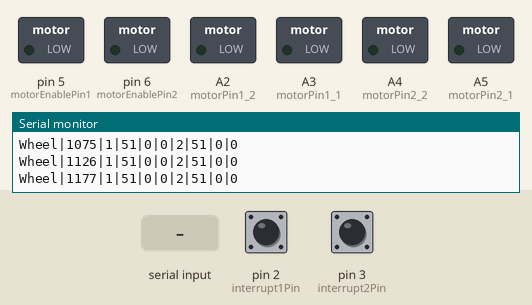
Simulated run of this sketch. Board: Arduino Uno, built with avr-gcc and run on an emulated ATmega328P. Parts: switched loads named in the sketch (green lamp = pin HIGH), the last lines printed to the serial monitor. Inputs (shaded band) come from the test bench; at power-on: pin 2 (interrupt1Pin) LOW, pin 3 (interrupt2Pin) LOW.

Above: at 1.2 s.
1.3 s: "90|45|200;" received over Serial
At 1.7 s:
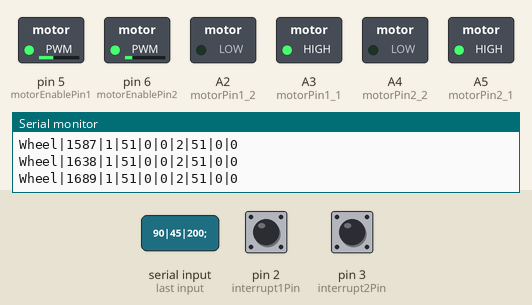
3.3 s: "30|150|10;" received over Serial
At 3.7 s:
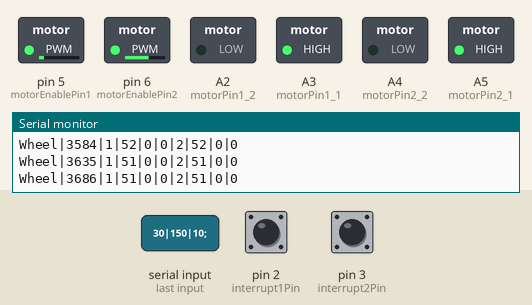
5.3 s: "1;" received over Serial
At 5.7 s:
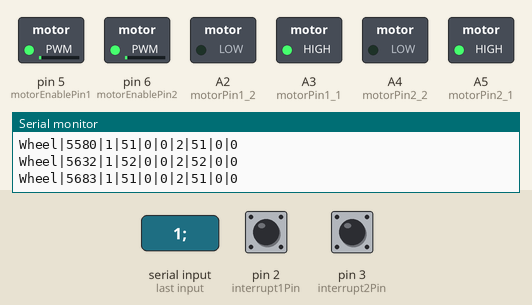
7.3 s: "90;" received over Serial
At 7.7 s:
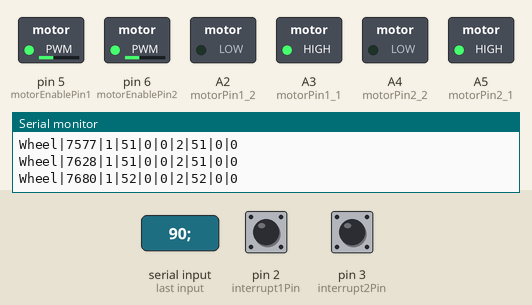
9.3 s: "200;" received over Serial
At 9.7 s:
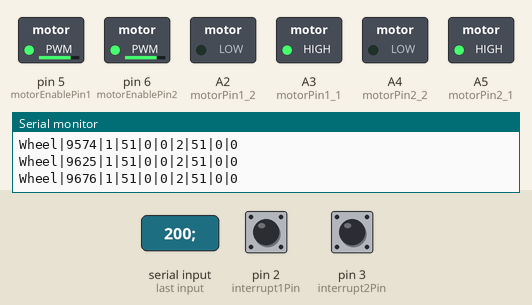
11.3 s: "1|90;" received over Serial
At 11.7 s:
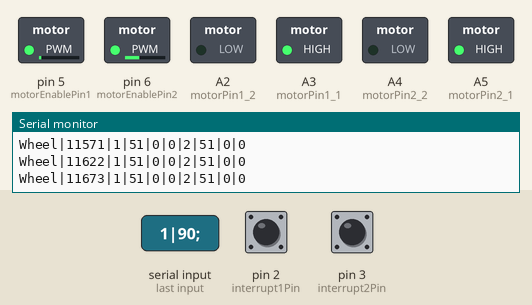
Timing chart, 0 to 14.3 s (numbered marks = the images above; inputs shaded):
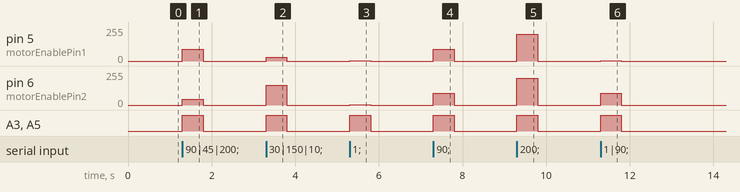

Measured:
- after the input at 1.3 s, pin 5 (motorEnablePin1): 0/255 → 90/255 at once, → 0/255 0.50 s later; pin 6 (motorEnablePin2): 0/255 → 45/255 at once, → 0/255 0.50 s later; A3 (motorPin1_1), A5 (motorPin2_1): LOW → HIGH at once, → LOW 0.50 s later
- after the input at 3.3 s, pin 5 (motorEnablePin1): 0/255 → 30/255 at once, → 0/255 0.50 s later; pin 6 (motorEnablePin2): 0/255 → 150/255 at once, → 0/255 0.50 s later; A3 (motorPin1_1), A5 (motorPin2_1): LOW → HIGH at once, → LOW 0.50 s later
- after the input at 5.3 s, pin 5 (motorEnablePin1), pin 6 (motorEnablePin2): 0/255 → 1/255 at once, → 0/255 0.50 s later; A3 (motorPin1_1), A5 (motorPin2_1): LOW → HIGH at once, → LOW 0.50 s later
- after the input at 7.3 s, pin 5 (motorEnablePin1), pin 6 (motorEnablePin2): 0/255 → 90/255 at once, → 0/255 0.50 s later; A3 (motorPin1_1), A5 (motorPin2_1): LOW → HIGH at once, → LOW 0.50 s later
- after the input at 9.3 s, pin 5 (motorEnablePin1), pin 6 (motorEnablePin2): 0/255 → 200/255 at once, → 0/255 0.50 s later; A3 (motorPin1_1), A5 (motorPin2_1): LOW → HIGH at once, → LOW 0.50 s later
- after the input at 11.3 s, pin 5 (motorEnablePin1): 0/255 → 1/255 at once, → 0/255 0.50 s later; pin 6 (motorEnablePin2): 0/255 → 90/255 at once, → 0/255 0.50 s later; A3 (motorPin1_1), A5 (motorPin2_1): LOW → HIGH at once, → LOW 0.50 s later

The sketch:

wheel-read-write.ino
```cpp
// Wheel encoder
const byte interrupt1Pin = 2;
int interrupt1Count = 0;
int previousInterrupt1Count = 0;

const byte interrupt2Pin = 3;
int interrupt2Count = 0;
int previousInterrupt2Count = 0;

int previousMillis1 = 0;
int previousMillis2 = 0;

// Debouncer
unsigned long EncoderLockDuration = 15000; // in microseconds

unsigned long PreviousScan1 = 0;
unsigned long PreviousScan2 = 0;


// Motor 1 - Left
const uint8_t motorPin1_1 = A3;
const uint8_t motorPin1_2 = A2;
const uint8_t motorEnablePin1 = 5;
bool motorDirectionIsForward1 = true;

// Motor 2 - Right
const uint8_t motorPin2_1 = A5;
const uint8_t motorPin2_2 = A4;
const uint8_t motorEnablePin2 = 6;
bool motorDirectionIsForward2 = true;

uint32_t motorTimestamp;
uint32_t motorTimeout = 500;

uint32_t motorDataSendTimestamp;
uint32_t motorDataSendTimeout = 50;


void setup()
{
    //Wheel encoder
    pinMode(interrupt1Pin, INPUT);
    pinMode(interrupt2Pin, INPUT);
    attachInterrupt(digitalPinToInterrupt(interrupt1Pin), EncoderRotationCount1, RISING);
    attachInterrupt(digitalPinToInterrupt(interrupt2Pin), EncoderRotationCount2, RISING);


    // Motor
    pinMode(motorPin1_1, OUTPUT);
    pinMode(motorPin1_2, OUTPUT);

    pinMode(motorPin2_1, OUTPUT);
    pinMode(motorPin2_2, OUTPUT);

    //Serial.begin(230400);
    Serial.begin(115200);
}


void SendSerialDataHelper(int id)
{
    int interruptCount = 0;
    int interruptCountDelta = 0;
    int timeDelta = 0;
    if(id == 1)
    {
        interruptCountDelta = interrupt1Count - previousInterrupt1Count;
        timeDelta = millis() - previousMillis1;
        previousMillis1 = millis();
        interruptCount = interrupt1Count;
        previousInterrupt1Count = interrupt1Count;
    }
    if(id == 2)
    {
        interruptCountDelta = interrupt2Count - previousInterrupt2Count;
        timeDelta = millis() - previousMillis2;
        previousMillis2 = millis();
        interruptCount = interrupt2Count;
        previousInterrupt2Count = interrupt2Count;
    }

    Serial.print(id);
    Serial.print("|");
    Serial.print(timeDelta);
    Serial.print("|");
    Serial.print(interruptCount);
    Serial.print("|");
    Serial.print(interruptCountDelta);
}

void SendWheelData()
{
    if(motorDataSendTimestamp + motorDataSendTimeout < millis())
    {
        motorDataSendTimestamp = millis();
        Serial.print("Wheel");
        Serial.print("|");
        Serial.print(millis());
        Serial.print("|");
        SendSerialDataHelper(1);
        Serial.print("|");
        SendSerialDataHelper(2);
        Serial.println("");
    }
}

void EncoderRotationCount1()
{
    unsigned long currentMicros = micros();
    if (currentMicros - PreviousScan1 <= EncoderLockDuration)
    {
        return;
    }

    PreviousScan1 = currentMicros;

    if(motorDirectionIsForward1)
    {
        interrupt1Count++;
    }
    else
    {
        interrupt1Count--;
    }
}

void EncoderRotationCount2()
{
    unsigned long currentMicros = micros();
    if (currentMicros - PreviousScan2 <= EncoderLockDuration)
    {
        return;
    }

    PreviousScan2 = currentMicros;

    if(motorDirectionIsForward2)
    {
        interrupt2Count++;
    }
    else
    {
        interrupt2Count--;
    }
}


void SetMotor(int id, int speed)
{
    if(id == 1)
    {
        motorDirectionIsForward1 = (speed >= 0);
        SetMotorWorker(motorPin1_1, motorPin1_2, motorEnablePin1, speed);
    }

    if(id == 2)
    {
        motorDirectionIsForward2 = (speed >= 0);
        SetMotorWorker(motorPin2_1, motorPin2_2, motorEnablePin2, speed);
    }
}

void SetMotorWorker(int pin1, int pin2, int enablePin, int speed)
{
    analogWrite(enablePin, abs(speed));

    if (speed < 0)
    {
        analogWrite(pin1, 0);
        analogWrite(pin2, 255);
    }

    if (speed > 0)
    {
        analogWrite(pin1, 255);
        analogWrite(pin2, 0);
    }

    if (speed == 0)
    {
        analogWrite(pin1, 0);
        analogWrite(pin2, 0);
    }
}

void ReadDataAndSetMotor()
{
    String data;
    if (Serial.available() > 0) {
        data = Serial.readStringUntil(';');

        int splitPos = data.indexOf('|');

        String serialPartLeft = data.substring(0, splitPos);
        String serialPartRight = data.substring(splitPos+1);

        char buffer[10];
        serialPartLeft.toCharArray(buffer, 10);
        float valueLeft = atof(buffer);

        serialPartRight.toCharArray(buffer, 10);
        float valueRight = atof(buffer);

        SetMotor(1, valueLeft);
        SetMotor(2, valueRight);

        motorTimestamp = millis();
    }
}

void CheckTimeout()
{
    if(motorTimestamp + motorTimeout < millis())
    {
        SetMotor(1, 0);
        SetMotor(2, 0);
    }
}


void loop()
{
    SendWheelData();

    ReadDataAndSetMotor();

    CheckTimeout();
}
```
